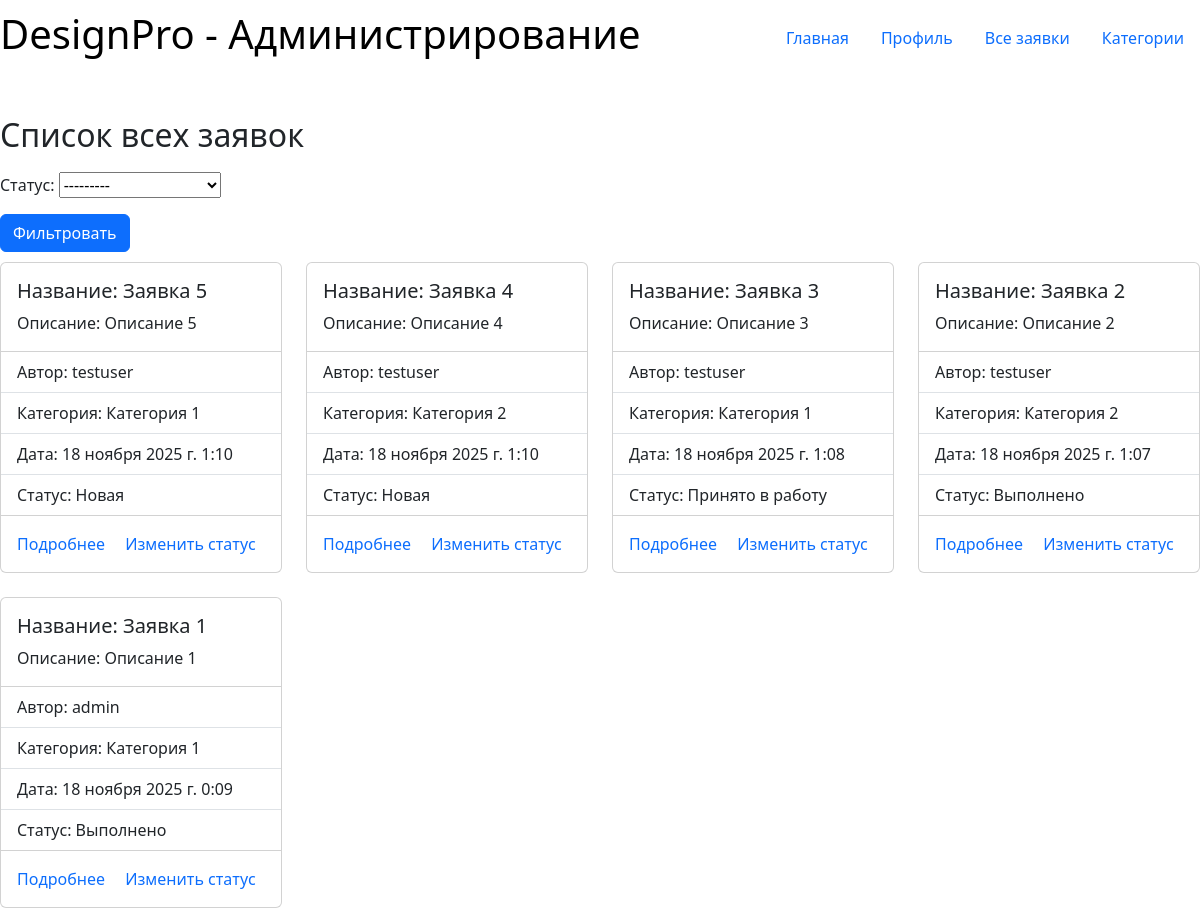
/designapp/designrequestsall/ (signed in), run on an earlier commit of the app's database.
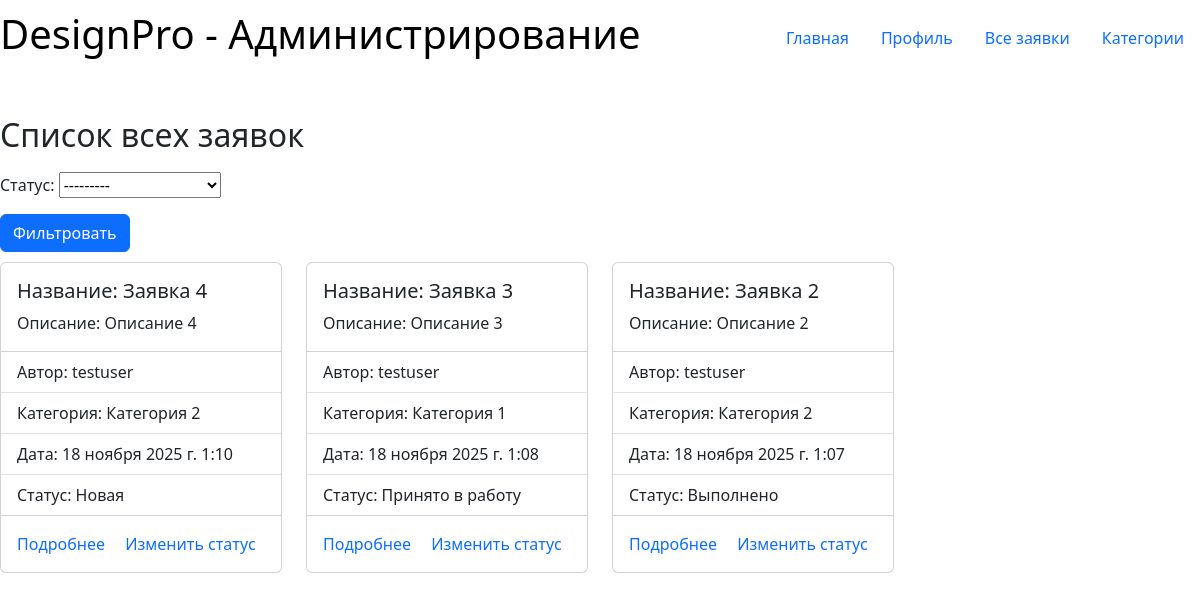
And on a later commit of the database.
### designapp/models.py (models this page shows, shortened)
class DesignRequest(models.Model):
    STATUS = (
        ('n', 'Новая'),
        ('w', 'Принято в работу'),
        ('d', 'Выполнено'),
    )
    title = models.CharField()
    description = models.TextField()
    category = models.ForeignKey('Category', on_delete=models.CASCADE)
    date = models.DateTimeField(auto_now_add=True)
    image = models.ImageField(default='default.jpg', upload_to='images/')
    status = models.CharField(max_length=1, choices=STATUS, default='n', verbose_name='Статус')
    comment = models.TextField(blank=True, help_text='Комментарий к заявке')
    customer = models.ForeignKey('CustomUser', on_delete=models.SET_NULL, null=True)
    result_image = models.ImageField(blank=True, upload_to='images/')
    class Meta:
        verbose_name = 'Заявка'
        verbose_name_plural = 'Заявки'
        ordering = ['-date']
        permissions = (("can_change_status", "Смена статуса заявки"),)
    def get_absolute_url(self):
        return reverse('designrequest-detail', args=[str(self.id)])

class CustomUser(AbstractUser):
    full_name = models.CharField()
    email = models.EmailField(unique=True)

class Category(models.Model):
    title = models.CharField(verbose_name='Название категории')
    class Meta:
        verbose_name = 'Категория'
        verbose_name_plural = 'Категории'
    def __str__(self):
        return self.title

### designapp/views.py (the view)
# urls.py: path('designrequestsall/', views.DesignRequestAllList.as_view(), name='designrequest-all-list'),
class DesignRequestAllList(PermissionRequiredMixin, generic.ListView):
    model = DesignRequest
    template_name = 'designapp/designrequest_all_list.html'
    context_object_name = 'designrequest_all_list'
    permission_required = 'can_change_status'
    def get_queryset(self):
        queryset = DesignRequest.objects.all()
        self.filterset = DesignRequestFilter(self.request.GET, queryset=queryset)
        return self.filterset.qs
    def get_context_data(self, **kwargs):
        context = super().get_context_data(**kwargs)
        context['filter'] = self.filterset
        return context

### designapp/templates/designapp/designrequest_all_list.html (shortened to what this page needs)
{% extends 'base.html' %}
{% block content %}
<section>
    <h2>Список всех заявок</h2>
    <form>
        {{ filter.form.as_p }}
        <button type="submit" class="btn btn-primary">Фильтровать</button>
    </form>
    {% if designrequest_all_list %}
    <div class="row row-cols-1 row-cols-md-4 g-4">
    {% for designrequest in designrequest_all_list %}
        <div class="col">
            <div class="card">
                <div class="card-body">
                    <h5 class="card-title">Название: {{ designrequest.title }}</h5>
                    <p class="card-text">Описание: {{ designrequest.description }}</p>
                </div>
                <ul class="list-group list-group-flush">
                    <li class="list-group-item">Автор: {{ designrequest.customer }}</li>
                    <li class="list-group-item">Категория: {{ designrequest.category }}</li>
                    <li class="list-group-item">Дата: {{ designrequest.date }}</li>
                    <li class="list-group-item">Статус: {{ designrequest.get_status_display }}</li>
                </ul>
                 <div class="card-body">
                     <a href="{{ designrequest.get_absolute_url }}" class="card-link">Подробнее</a>
                     <a href="{% url 'designrequest-update' designrequest.id %}" class="card-link">Изменить статус</a>
                 </div>
            </div>
        </div>
    {% endfor %}
    </div>
    {% else %}
        <p>Список заявок пуст</p>
    {% endif %}
</section>
{% endblock %}

### designapp/templates/base.html (shortened to what this page needs)
<!DOCTYPE html>
<html lang="ru">
<head>
    {% load django_bootstrap5 %}
    {% bootstrap_css %}
    {% load static %}
    <link rel="stylesheet" href="{% static 'css/style.css' %}" />
</head>
<body>
    <header>
    {% if user.is_staff %}
        <h1><a href="/">DesignPro - Администрирование</a></h1>
    {% else %}
        <h1><a href="/">DesignPro</a></h1>
    {% endif %}
        <nav class="nav">
        {% if user.is_authenticated %}
            <a class="nav-link" href="/">Главная</a>
            <a class="nav-link" href="{% url 'profile' %}">Профиль</a>
            {% if not user.is_staff %}
                <a class="nav-link" href="{% url 'designrequest-create' %}">Создать заявку</a>
                <a class="nav-link" href="{% url 'designrequest-user-list' %}">Мои заявки</a>
            {% else %}
                <a class="nav-link" href="{% url 'designrequest-all-list' %}">Все заявки</a>
                <a class="nav-link" href="{% url 'category-list' %}">Категории</a>
            {% endif %}
        {% else %}
            <a class="nav-link" href="{% url 'login' %}">Вход</a>
            <a class="nav-link" href="{% url 'register' %}">Регистрация</a>
        {% endif %}
        </nav>
    </header>
    <main>
        {% block content %}
        {% endblock %}
    </main>
</body>
</html>

### designapp/static/css/style.css (style rules this page uses)
* { margin: 0; padding: 0; }
body { max-width: 1440px; margin: auto; }
header { display: flex; justify-content: space-between; align-items: center; padding-top: 10px; padding-bottom: 50px; }
a { text-decoration: none; }
h1 > a { color: black; }
section { display: flex; flex-direction: column; gap: 10px; }

What changed in the data, as far as the page shows it:
removed DesignRequest: title "Заявка 5", description "Описание 5", customer "testuser", category "Категория 1", date "18 ноября 2025 г. 1:10", status "Новая"
removed DesignRequest: title "Заявка 1", description "Описание 1", customer "admin", category "Категория 1", date "18 ноября 2025 г. 0:09", status "Выполнено"
